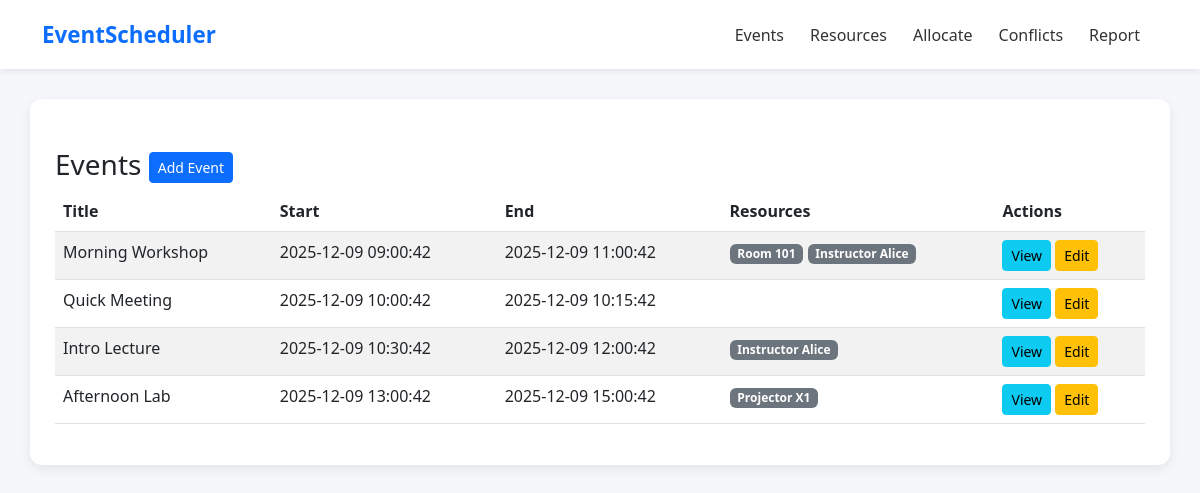
The app's page /events with its own data.
### app/models.py (models this page shows, shortened)
class Event(db.Model):
    event_id = db.Column(db.Integer, primary_key=True)
    title = db.Column(db.String(200), nullable=False)
    start_time = db.Column(db.DateTime, nullable=False)
    end_time = db.Column(db.DateTime, nullable=False)
    description = db.Column(db.Text, nullable=True)
    allocations = db.relationship('EventResourceAllocation', backref='event', cascade="all,delete-orphan")

class EventResourceAllocation(db.Model):
    allocation_id = db.Column(db.Integer, primary_key=True)
    event_id = db.Column(db.Integer, db.ForeignKey('event.event_id'), nullable=False)
    resource_id = db.Column(db.Integer, db.ForeignKey('resource.resource_id'), nullable=False)

class Resource(db.Model):
    resource_id = db.Column(db.Integer, primary_key=True)
    resource_name = db.Column(db.String(200), nullable=False)
    resource_type = db.Column(db.String(50), nullable=False)
    allocations = db.relationship('EventResourceAllocation', backref='resource', cascade="all,delete-orphan")

### app/routes.py (the view)
@main.route('/events')
def list_events():
    events = Event.query.order_by(Event.start_time).all()
    return render_template('events/list_events.html', events=events)

### app/templates/events/list_events.html
{% extends 'base.html' %}
{% block content %}
<div class="mt-4">
  <h3>Events <a class="btn btn-sm btn-primary" href="{{ url_for('main.add_event') }}">Add Event</a></h3>
  <table class="table table-striped">
    <thead><tr><th>Title</th><th>Start</th><th>End</th><th>Resources</th><th>Actions</th></tr></thead>
    <tbody>
    {% for e in events %}
      <tr>
        <td>{{ e.title }}</td>
        <td>{{ e.start_time }}</td>
        <td>{{ e.end_time }}</td>
        <td>
          {% for a in e.allocations %}
            <span class="badge bg-secondary">{{ a.resource.resource_name }}</span>
          {% endfor %}
        </td>
        <td>
          <a class="btn btn-sm btn-info" href="{{ url_for('main.view_event', event_id=e.event_id) }}">View</a>
          <a class="btn btn-sm btn-warning" href="{{ url_for('main.edit_event', event_id=e.event_id) }}">Edit</a>
        </td>
      </tr>
    {% endfor %}
    </tbody>
  </table>
</div>
{% endblock %}

### app/templates/base.html (shortened to what this page needs)
<!doctype html>
<html lang="en">
<head>
  <link href="https://cdn.jsdelivr.net/npm/bootstrap@5.3.0/dist/css/bootstrap.min.css" rel="stylesheet">
</head>
<body>
<nav class="navbar navbar-expand-lg navbar-light sticky-top">
  <div class="container">
    <a class="navbar-brand" href="{{ url_for('main.index') }}">EventScheduler</a>
    <div class="collapse navbar-collapse justify-content-end" id="navbarNav">
      <ul class="navbar-nav">
        <li class="nav-item"><a class="nav-link" href="{{ url_for('main.list_events') }}">Events</a></li>
        <li class="nav-item"><a class="nav-link" href="{{ url_for('main.list_resources') }}">Resources</a></li>
        <li class="nav-item"><a class="nav-link" href="{{ url_for('main.allocate') }}">Allocate</a></li>
        <li class="nav-item"><a class="nav-link" href="{{ url_for('main.conflicts') }}">Conflicts</a></li>
        <li class="nav-item"><a class="nav-link" href="{{ url_for('main.report') }}">Report</a></li>
      </ul>
    </div>
  </div>
</nav>
<div class="container main-container">
  {% block content %}{% endblock %}
</div>
</body>
</html>

### app/templates/base.html (style rules this page uses)
body { background: #f5f7fa; font-family: "Segoe UI", Tahoma, Geneva, Verdana, sans-serif; }
.navbar { background: #ffffff !important; box-shadow: 0 2px 6px rgba(0,0,0,0.08); padding: 0.8rem 1rem; }
.navbar-brand { font-weight: 700; font-size: 1.4rem; color: #0d6efd !important; }
.nav-link { font-size: 1rem; margin-right: 10px; font-weight: 500; color: #333 !important; }
.main-container { margin-top: 30px; padding: 25px; background: #ffffff; border-radius: 12px; box-shadow: 0 4px 12px rgba(0,0,0,0.08); }

### records on screen
Event: title "Morning Workshop", start_time "2025-12-09 09:00:42", end_time "2025-12-09 11:00:42"
EventResourceAllocation: resource.resource_name "Room 101"
EventResourceAllocation: resource.resource_name "Instructor Alice"
Event: title "Quick Meeting", start_time "2025-12-09 10:00:42", end_time "2025-12-09 10:15:42"
Event: title "Intro Lecture", start_time "2025-12-09 10:30:42", end_time "2025-12-09 12:00:42"
EventResourceAllocation: resource.resource_name "Instructor Alice"
Event: title "Afternoon Lab", start_time "2025-12-09 13:00:42", end_time "2025-12-09 15:00:42"
EventResourceAllocation: resource.resource_name "Projector X1"
